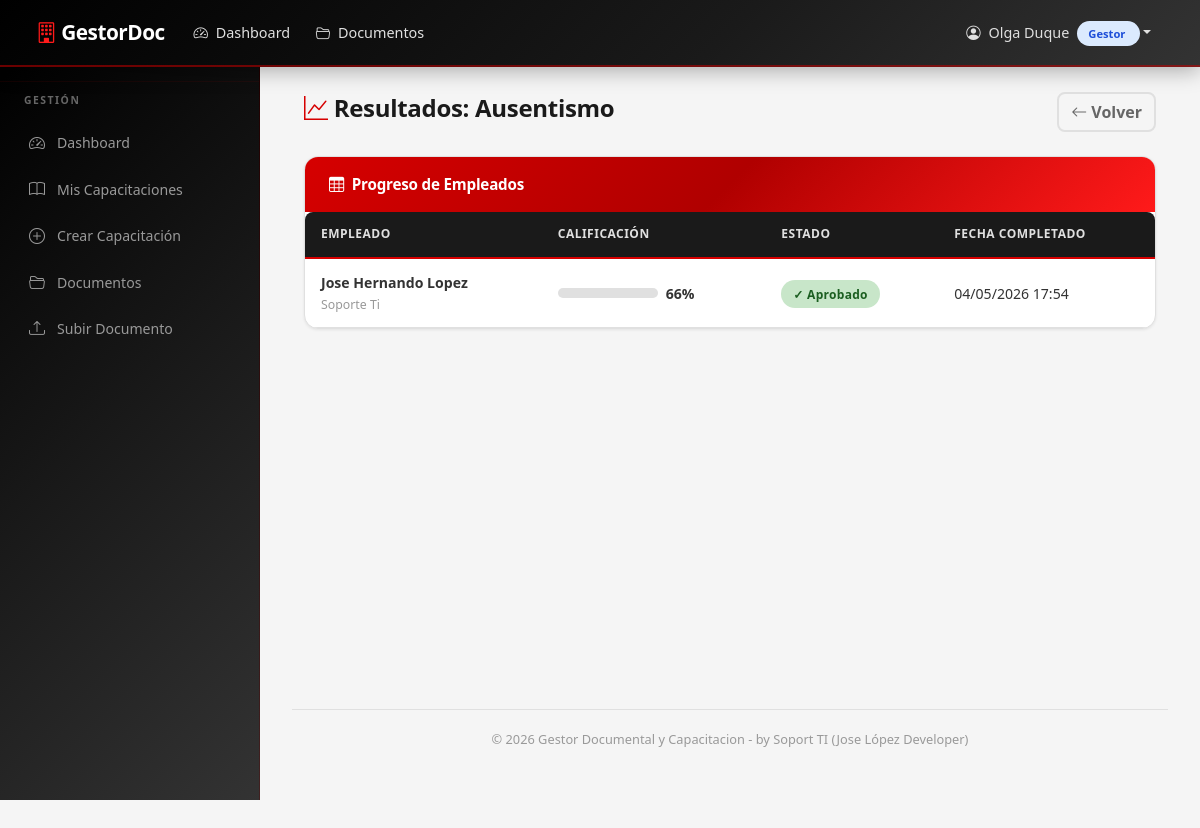
/capacitacion/8/resultados (signed in), run on the app's committed database.
### models.py (models this page shows, shortened)
class User(UserMixin, db.Model):
    __tablename__ = 'user'
    id = db.Column(db.Integer, primary_key=True)
    username = db.Column(db.String(80), unique=True, nullable=False)
    password_hash = db.Column(db.String(256), nullable=False)
    nombres = db.Column(db.String(120), nullable=False, default='')
    apellidos = db.Column(db.String(120), nullable=False, default='')
    role = db.Column(db.String(20), nullable=False, default='Empleado')
    activo = db.Column(db.Boolean, default=True)
    fecha_creacion = db.Column(db.DateTime, default=datetime.utcnow)
    gestor = db.relationship('Gestor', backref='user', uselist=False, lazy=True)
    empleado = db.relationship('Empleado', backref='user', uselist=False, lazy=True)
    @property
    def nombre_completo(self):
        return f'{self.nombres} {self.apellidos}'.strip()

class Capacitacion(db.Model):
    __tablename__ = 'capacitacion'
    id = db.Column(db.Integer, primary_key=True)
    titulo = db.Column(db.String(200), nullable=False)
    descripcion = db.Column(db.Text, default='')
    area_id = db.Column(db.Integer, db.ForeignKey('area.id'), nullable=False)
    gestor_id = db.Column(db.Integer, db.ForeignKey('gestor.id'), nullable=False)
    material_link = db.Column(db.String(500), default='')  # Video/PDF link (legacy)
    porcentaje_aprobacion = db.Column(db.Integer, default=80)  # % mínimo para aprobar
    activa = db.Column(db.Boolean, default=True)
    fecha_creacion = db.Column(db.DateTime, default=datetime.utcnow)
    preguntas = db.relationship('Pregunta', backref='capacitacion', lazy=True,
                                cascade='all, delete-orphan')
    progreso = db.relationship('ProgresoCapacitacion', backref='capacitacion', lazy=True)
    materiales = db.relationship('MaterialCapacitacion', backref='capacitacion', lazy=True,
                                 cascade='all, delete-orphan')

class ProgresoCapacitacion(db.Model):
    __tablename__ = 'progreso_capacitacion'
    id = db.Column(db.Integer, primary_key=True)
    empleado_id = db.Column(
        db.Integer, db.ForeignKey('empleado.id'), nullable=False
    )
    capacitacion_id = db.Column(
        db.Integer, db.ForeignKey('capacitacion.id'), nullable=False
    )
    calificacion = db.Column(db.Integer, default=0)  # 0-100
    estado = db.Column(db.String(20), default='Pendiente')  # Pendiente/Aprobado
    fecha_completado = db.Column(db.DateTime, nullable=True)
    respuestas_json = db.Column(db.Text, default='')  # JSON con las respuestas dadas
    __table_args__ = (
        db.UniqueConstraint(
            'empleado_id', 'capacitacion_id',
            name='uq_empleado_capacitacion'
        ),
    )

class Empleado(db.Model):
    __tablename__ = 'empleado'
    id = db.Column(db.Integer, primary_key=True)
    user_id = db.Column(db.Integer, db.ForeignKey('user.id'), nullable=False)
    cargo = db.Column(db.String(100), nullable=False, default='Empleado')
    fecha_ingreso = db.Column(db.Date, nullable=False, default=datetime.utcnow)
    progreso_capacitaciones = db.relationship(
        'ProgresoCapacitacion', backref='empleado', lazy=True
    )

### routes/gestor.py (the view)
@gestor_bp.route('/capacitacion/<int:capacitacion_id>/resultados')
@login_required
def ver_resultados(capacitacion_id):
    gestor = get_gestor()
    if not gestor:
        flash('Acceso no autorizado.', 'danger')
        return redirect(url_for('main.dashboard'))
    cap = Capacitacion.query.get_or_404(capacitacion_id)
    if cap.gestor_id != gestor.id:
        flash('No tiene permisos para ver estos resultados.', 'danger')
        return redirect(url_for('gestor.mis_capacitaciones'))
    progresos = ProgresoCapacitacion.query.filter_by(
        capacitacion_id=cap.id
    ).all()
    return render_template('gestor/resultados.html',
                           capacitacion=cap, progresos=progresos, gestor=gestor)

### routes/gestor.py (called while the page is built)
def get_gestor():
    return Gestor.query.filter_by(user_id=current_user.id).first()

### templates/gestor/resultados.html (shortened to what this page needs)
{% extends "base.html" %}
{% block content %}
<div class="container-fluid">
    <div class="d-flex justify-content-between align-items-center mb-4">
        <h4>
            <i class="bi bi-graph-up"></i> Resultados: {{ capacitacion.titulo }}
        </h4>
        <a href="{{ url_for('gestor.mis_capacitaciones') }}" class="btn btn-outline-secondary">
            <i class="bi bi-arrow-left"></i> Volver
        </a>
    </div>
    {% if not progresos %}
    <div class="empty-state">
        <i class="bi bi-people d-block"></i>
        <h5>Sin resultados aún</h5>
        <p class="text-muted">Ningún empleado ha completado esta capacitación.</p>
    </div>
    {% else %}
    <div class="card-custom">
        <div class="card-header">
            <i class="bi bi-table"></i> Progreso de Empleados
        </div>
        <div class="card-body p-0">
            <table class="table-custom">
                <thead>
                    <tr>
                        <th>Empleado</th>
                        <th>Calificación</th>
                        <th>Estado</th>
                        <th>Fecha Completado</th>
                    </tr>
                </thead>
                <tbody>
                    {% for progreso in progresos %}
                    <tr>
                        <td>
                            <strong>{{ progreso.empleado.user.nombre_completo }}</strong>
                            <br><small class="text-muted">{{ progreso.empleado.cargo }}</small>
                        </td>
                        <td>
                            <div class="d-flex align-items-center gap-2">
                                <div class="progress-custom" style="width: 100px;">
                                </div>
                                <strong>{{ progreso.calificacion }}%</strong>
                            </div>
                        </td>
                        <td>
                            {% if progreso.estado == 'Aprobado' %}
                                <span class="badge-estado badge-aprobado">✓ Aprobado</span>
                            {% else %}
                                <span class="badge-estado badge-pendiente">Pendiente</span>
                            {% endif %}
                        </td>
                        <td>
                            {{ progreso.fecha_completado.strftime('%d/%m/%Y %H:%M')
                               if progreso.fecha_completado else 'N/A' }}
                        </td>
                    </tr>
                    {% endfor %}
                </tbody>
            </table>
        </div>
    </div>
    {% endif %}
</div>
{% endblock %}

### templates/base.html (shortened to what this page needs)
<!DOCTYPE html>
<html lang="es">
<head>
    <link href="https://cdn.jsdelivr.net/npm/bootstrap@5.3.3/dist/css/bootstrap.min.css" rel="stylesheet">
    <link href="https://cdn.jsdelivr.net/npm/bootstrap-icons@1.11.3/font/bootstrap-icons.min.css" rel="stylesheet">
    <link href="{{ url_for('static', filename='css/style.css') }}" rel="stylesheet">
</head>
<body>
    {% if current_user.is_authenticated %}
    <nav class="navbar navbar-expand-lg navbar-dark navbar-custom fixed-top">
        <div class="container-fluid">
            <a class="navbar-brand" href="{{ url_for('main.dashboard') }}">
                <i class="bi bi-building"></i> GestorDoc
            </a>
            <div class="collapse navbar-collapse" id="navbarNav">
                <ul class="navbar-nav me-auto">
                    <li class="nav-item">
                        <a class="nav-link" href="{{ url_for('main.dashboard') }}">
                            <i class="bi bi-speedometer2"></i> Dashboard
                        </a>
                    </li>
                    <li class="nav-item">
                        <a class="nav-link" href="{{ url_for('documentos.listar') }}">
                            <i class="bi bi-folder2-open"></i> Documentos
                        </a>
                    </li>
                </ul>
                <ul class="navbar-nav">
                    <li class="nav-item dropdown">
                        <a class="nav-link dropdown-toggle" href="#" role="button"
                           data-bs-toggle="dropdown">
                            <i class="bi bi-person-circle"></i>
                            {{ current_user.nombre_completo }}
                            <span class="badge-role"
                                  style="background:#dbeafe;color:#1d4ed8;margin-left:4px;">
                                {{ current_user.role | role_label }}
                            </span>
                        </a>
                    </li>
                </ul>
            </div>
        </div>
    </nav>
    <div class="sidebar">
        {% if current_user.role == 'Admin' %}
        <div class="sidebar-heading">Administración</div>
        <a href="{{ url_for('main.dashboard') }}" class="nav-link">
            <i class="bi bi-speedometer2"></i> Dashboard
        </a>
        <a href="{{ url_for('admin.listar_empleados') }}" class="nav-link">
            <i class="bi bi-people"></i> Empleados
        </a>
        <a href="{{ url_for('admin.listar_gestores') }}" class="nav-link">
            <i class="bi bi-person-badge"></i> Gestores
        </a>
        <a href="{{ url_for('rrhh.panel') }}" class="nav-link">
            <i class="bi bi-people"></i> Panel RRHH
        </a>
        <a href="{{ url_for('documentos.listar') }}" class="nav-link">
            <i class="bi bi-folder2-open"></i> Documentos
        </a>
        <a href="{{ url_for('documentos.subir') }}" class="nav-link">
            <i class="bi bi-upload"></i> Subir Documento
        </a>
        <a href="{{ url_for('rrhh.reporte') }}" class="nav-link">
            <i class="bi bi-graph-up"></i> Reportes
        </a>
        {% elif current_user.role == 'Gestor' %}
        <div class="sidebar-heading">Gestión</div>
        <a href="{{ url_for('main.dashboard') }}" class="nav-link">
            <i class="bi bi-speedometer2"></i> Dashboard
        </a>
        <a href="{{ url_for('gestor.mis_capacitaciones') }}" class="nav-link">
            <i class="bi bi-book"></i> Mis Capacitaciones
        </a>
        <a href="{{ url_for('gestor.crear_capacitacion') }}" class="nav-link">
            <i class="bi bi-plus-circle"></i> Crear Capacitación
        </a>
        <a href="{{ url_for('documentos.listar') }}" class="nav-link">
            <i class="bi bi-folder2-open"></i> Documentos
        </a>
        <a href="{{ url_for('documentos.subir') }}" class="nav-link">
            <i class="bi bi-upload"></i> Subir Documento
        </a>
        {% endif %}
    </div>
    {% endif %}
    {% if current_user.is_authenticated %}
    <div class="main-content">
    {% endif %}
        {% block content %}{% endblock %}
    {% if current_user.is_authenticated %}
        <div class="footer">
            © 2026 Gestor Documental y Capacitacion - by Soport TI (Jose López Developer)
        </div>
    </div>
    {% endif %}
</body>
</html>

### data on the page
User: nombre_completo "Olga Duque", role|role_label "Gestor"
Capacitacion: titulo "Ausentismo"
ProgresoCapacitacion: empleado.user.nombre_completo "Jose Hernando Lopez", empleado.cargo "Soporte Ti", calificacion "66", estado "✓ Aprobado", fecha_completado "04/05/2026 17:54"
